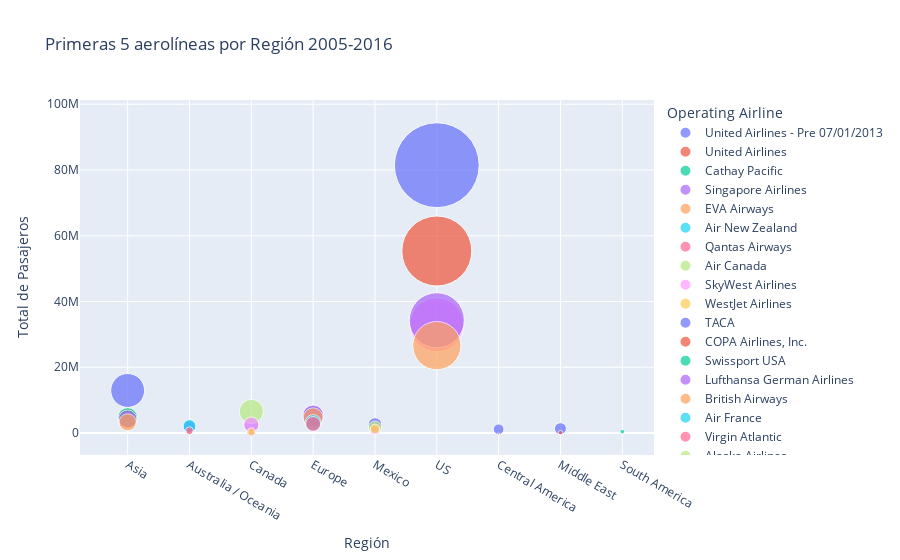

The notebook cell saved with this chart:
### Markdown cell above
<div style="letter-spacing: 0.5px; text-align: justify; font-size: 12px;">
United Airlines es la principal operadora, por el número de pasajeros movilizados, en US, Asia, Europa y Mexico y con una cuota importante de mercado en Australia/Oceania y Canada. 
</div>

### Code cell
# Convertir a Pandas DataFrame
ranked_airlines_by_region_pd = ranked_airlines_region.toPandas()

# Añadir un "jitter" al eje Y para separar las burbujas
ranked_airlines_by_region_pd["Y_Jitter"]\
    = ranked_airlines_by_region_pd["Total Passengers"] + np.random.uniform(-500000, 500000, size=len(ranked_airlines_by_region_pd))

# Crear gráfico de dispersión
fig = px.scatter(
    ranked_airlines_by_region_pd,
    x="GEO Region",
    y="Y_Jitter",
    size="Total Passengers",
    color="Operating Airline",
    title="Primeras 5 aerolíneas por Región 2005-2016",
    size_max=60,
    #template="plotly_white"
).update_traces(textposition="top center").update_layout(
    xaxis_title="Región",
    yaxis_title="Total de Pasajeros",
)

# Mostrar gráfico
fig.show()

### Figure 1 — Plotly figure (JSON) as saved in the notebook; plotly's stock layout.template omitted (floating-point values rounded to 4 significant figures)
{"data": [{"hovertemplate": "Operating Airline=United Airlines - Pre 07/01/2013<br>GEO Region=%{x}<br>Y_Jitter=%{y}<br>Total Passengers=%{marker.size}<extra></extra>", "legendgroup": "United Airlines - Pre 07/01/2013", "marker": {"color": "#636efa", "size": [13053369, 1691485, 2591394, 5120052, 2119488, 81757535], "sizemode": "area", "sizeref": 22710.0, "symbol": "circle"}, "mode": "markers", "name": "United Airlines - Pre 07/01/2013", "orientation": "v", "showlegend": true, "textposition": "top center", "type": "scatter", "x": ["Asia", "Australia / Oceania", "Canada", "Europe", "Mexico", "US"], "xaxis": "x", "y": [12930000.0, 1902000.0, 2482000.0, 5029000.0, 2567000.0, 81470000.0], "yaxis": "y"}, {"hovertemplate": "Operating Airline=United Airlines<br>GEO Region=%{x}<br>Y_Jitter=%{y}<br>Total Passengers=%{marker.size}<extra></extra>", "legendgroup": "United Airlines", "marker": {"color": "#EF553B", "size": [4499526, 496428, 871340, 1381845, 55687965], "sizemode": "area", "sizeref": 22710.0, "symbol": "circle"}, "mode": "markers", "name": "United Airlines", "orientation": "v", "showlegend": true, "textposition": "top center", "type": "scatter", "x": ["Asia", "Australia / Oceania", "Canada", "Mexico", "US"], "xaxis": "x", "y": [4448000.0, 420800.0, 376100.0, 1103000.0, 55360000.0], "yaxis": "y"}, {"hovertemplate": "Operating Airline=Cathay Pacific<br>GEO Region=%{x}<br>Y_Jitter=%{y}<br>Total Passengers=%{marker.size}<extra></extra>", "legendgroup": "Cathay Pacific", "marker": {"color": "#00cc96", "size": [4417302], "sizemode": "area", "sizeref": 22710.0, "symbol": "circle"}, "mode": "markers", "name": "Cathay Pacific", "orientation": "v", "showlegend": true, "textposition": "top center", "type": "scatter", "x": ["Asia"], "xaxis": "x", "y": [4724000.0], "yaxis": "y"}, {"hovertemplate": "Operating Airline=Singapore Airlines<br>GEO Region=%{x}<br>Y_Jitter=%{y}<br>Total Passengers=%{marker.size}<extra></extra>", "legendgroup": "Singapore Airlines", "marker": {"color": "#ab63fa", "size": [3804635], "sizemode": "area", "sizeref": 22710.0, "symbol": "circle"}, "mode": "markers", "name": "Singapore Airlines", "orientation": "v", "showlegend": true, "textposition": "top center", "type": "scatter", "x": ["Asia"], "xaxis": "x", "y": [4201000.0], "yaxis": "y"}, {"hovertemplate": "Operating Airline=EVA Airways<br>GEO Region=%{x}<br>Y_Jitter=%{y}<br>Total Passengers=%{marker.size}<extra></extra>", "legendgroup": "EVA Airways", "marker": {"color": "#FFA15A", "size": [3384020], "sizemode": "area", "sizeref": 22710.0, "symbol": "circle"}, "mode": "markers", "name": "EVA Airways", "orientation": "v", "showlegend": true, "textposition": "top center", "type": "scatter", "x": ["Asia"], "xaxis": "x", "y": [3235000.0], "yaxis": "y"}, {"hovertemplate": "Operating Airline=Air New Zealand<br>GEO Region=%{x}<br>Y_Jitter=%{y}<br>Total Passengers=%{marker.size}<extra></extra>", "legendgroup": "Air New Zealand", "marker": {"color": "#19d3f3", "size": [1930156], "sizemode": "area", "sizeref": 22710.0, "symbol": "circle"}, "mode": "markers", "name": "Air New Zealand", "orientation": "v", "showlegend": true, "textposition": "top center", "type": "scatter", "x": ["Australia / Oceania"], "xaxis": "x", "y": [2124000.0], "yaxis": "y"}, {"hovertemplate": "Operating Airline=Qantas Airways<br>GEO Region=%{x}<br>Y_Jitter=%{y}<br>Total Passengers=%{marker.size}<extra></extra>", "legendgroup": "Qantas Airways", "marker": {"color": "#FF6692", "size": [668823], "sizemode": "area", "sizeref": 22710.0, "symbol": "circle"}, "mode": "markers", "name": "Qantas Airways", "orientation": "v", "showlegend": true, "textposition": "top center", "type": "scatter", "x": ["Australia / Oceania"], "xaxis": "x", "y": [717100.0], "yaxis": "y"}, {"hovertemplate": "Operating Airline=Air Canada <br>GEO Region=%{x}<br>Y_Jitter=%{y}<br>Total Passengers=%{marker.size}<extra></extra>", "legendgroup": "Air Canada ", "marker": {"color": "#B6E880", "size": [6680071], "sizemode": "area", "sizeref": 22710.0, "symbol": "circle"}, "mode": "markers", "name": "Air Canada ", "orientation": "v", "showlegend": true, "textposition": "top center", "type": "scatter", "x": ["Canada"], "xaxis": "x", "y": [6547000.0], "yaxis": "y"}, {"hovertemplate": "Operating Airline=SkyWest Airlines<br>GEO Region=%{x}<br>Y_Jitter=%{y}<br>Total Passengers=%{marker.size}<extra></extra>", "legendgroup": "SkyWest Airlines", "marker": {"color": "#FF97FF", "size": [2643424, 33068349], "sizemode": "area", "sizeref": 22710.0, "symbol": "circle"}, "mode": "markers", "name": "SkyWest Airlines", "orientation": "v", "showlegend": true, "textposition": "top center", "type": "scatter", "x": ["Canada", "US"], "xaxis": "x", "y": [2553000.0, 32920000.0], "yaxis": "y"}, {"hovertemplate": "Operating Airline=WestJet Airlines<br>GEO Region=%{x}<br>Y_Jitter=%{y}<br>Total Passengers=%{marker.size}<extra></extra>", "legendgroup": "WestJet Airlines", "marker": {"color": "#FECB52", "size": [549830], "sizemode": "area", "sizeref": 22710.0, "symbol": "circle"}, "mode": "markers", "name": "WestJet Airlines", "orientation": "v", "showlegend": true, "textposition": "top center", "type": "scatter", "x": ["Canada"], "xaxis": "x", "y": [406800.0], "yaxis": "y"}, {"hovertemplate": "Operating Airline=TACA<br>GEO Region=%{x}<br>Y_Jitter=%{y}<br>Total Passengers=%{marker.size}<extra></extra>", "legendgroup": "TACA", "marker": {"color": "#636efa", "size": [1307079], "sizemode": "area", "sizeref": 22710.0, "symbol": "circle"}, "mode": "markers", "name": "TACA", "orientation": "v", "showlegend": true, "textposition": "top center", "type": "scatter", "x": ["Central America"], "xaxis": "x", "y": [1136000.0], "yaxis": "y"}, {"hovertemplate": "Operating Airline=COPA Airlines, Inc.<br>GEO Region=%{x}<br>Y_Jitter=%{y}<br>Total Passengers=%{marker.size}<extra></extra>", "legendgroup": "COPA Airlines, Inc.", "marker": {"color": "#EF553B", "size": [47853], "sizemode": "area", "sizeref": 22710.0, "symbol": "circle"}, "mode": "markers", "name": "COPA Airlines, Inc.", "orientation": "v", "showlegend": true, "textposition": "top center", "type": "scatter", "x": ["Central America"], "xaxis": "x", "y": [-343000.0], "yaxis": "y"}, {"hovertemplate": "Operating Airline=Swissport USA<br>GEO Region=%{x}<br>Y_Jitter=%{y}<br>Total Passengers=%{marker.size}<extra></extra>", "legendgroup": "Swissport USA", "marker": {"color": "#00cc96", "size": [468], "sizemode": "area", "sizeref": 22710.0, "symbol": "circle"}, "mode": "markers", "name": "Swissport USA", "orientation": "v", "showlegend": true, "textposition": "top center", "type": "scatter", "x": ["Central America"], "xaxis": "x", "y": [-389000.0], "yaxis": "y"}, {"hovertemplate": "Operating Airline=Lufthansa German Airlines<br>GEO Region=%{x}<br>Y_Jitter=%{y}<br>Total Passengers=%{marker.size}<extra></extra>", "legendgroup": "Lufthansa German Airlines", "marker": {"color": "#ab63fa", "size": [4979907], "sizemode": "area", "sizeref": 22710.0, "symbol": "circle"}, "mode": "markers", "name": "Lufthansa German Airlines", "orientation": "v", "showlegend": true, "textposition": "top center", "type": "scatter", "x": ["Europe"], "xaxis": "x", "y": [5341000.0], "yaxis": "y"}, {"hovertemplate": "Operating Airline=British Airways<br>GEO Region=%{x}<br>Y_Jitter=%{y}<br>Total Passengers=%{marker.size}<extra></extra>", "legendgroup": "British Airways", "marker": {"color": "#FFA15A", "size": [4547282], "sizemode": "area", "sizeref": 22710.0, "symbol": "circle"}, "mode": "markers", "name": "British Airways", "orientation": "v", "showlegend": true, "textposition": "top center", "type": "scatter", "x": ["Europe"], "xaxis": "x", "y": [4616000.0], "yaxis": "y"}, {"hovertemplate": "Operating Airline=Air France<br>GEO Region=%{x}<br>Y_Jitter=%{y}<br>Total Passengers=%{marker.size}<extra></extra>", "legendgroup": "Air France", "marker": {"color": "#19d3f3", "size": [2989982], "sizemode": "area", "sizeref": 22710.0, "symbol": "circle"}, "mode": "markers", "name": "Air France", "orientation": "v", "showlegend": true, "textposition": "top center", "type": "scatter", "x": ["Europe"], "xaxis": "x", "y": [3117000.0], "yaxis": "y"}, {"hovertemplate": "Operating Airline=Virgin Atlantic<br>GEO Region=%{x}<br>Y_Jitter=%{y}<br>Total Passengers=%{marker.size}<extra></extra>", "legendgroup": "Virgin Atlantic", "marker": {"color": "#FF6692", "size": [2540553], "sizemode": "area", "sizeref": 22710.0, "symbol": "circle"}, "mode": "markers", "name": "Virgin Atlantic", "orientation": "v", "showlegend": true, "textposition": "top center", "type": "scatter", "x": ["Europe"], "xaxis": "x", "y": [2735000.0], "yaxis": "y"}, {"hovertemplate": "Operating Airline=Alaska Airlines<br>GEO Region=%{x}<br>Y_Jitter=%{y}<br>Total Passengers=%{marker.size}<extra></extra>", "legendgroup": "Alaska Airlines", "marker": {"color": "#B6E880", "size": [2056280], "sizemode": "area", "sizeref": 22710.0, "symbol": "circle"}, "mode": "markers", "name": "Alaska Airlines", "orientation": "v", "showlegend": true, "textposition": "top center", "type": "scatter", "x": ["Mexico"], "xaxis": "x", "y": [1595000.0], "yaxis": "y"}, {"hovertemplate": "Operating Airline=Mexicana Airlines<br>GEO Region=%{x}<br>Y_Jitter=%{y}<br>Total Passengers=%{marker.size}<extra></extra>", "legendgroup": "Mexicana Airlines", "marker": {"color": "#FF97FF", "size": [991232], "sizemode": "area", "sizeref": 22710.0, "symbol": "circle"}, "mode": "markers", "name": "Mexicana Airlines", "orientation": "v", "showlegend": true, "textposition": "top center", "type": "scatter", "x": ["Mexico"], "xaxis": "x", "y": [842600.0], "yaxis": "y"}, {"hovertemplate": "Operating Airline=Aeromexico<br>GEO Region=%{x}<br>Y_Jitter=%{y}<br>Total Passengers=%{marker.size}<extra></extra>", "legendgroup": "Aeromexico", "marker": {"color": "#FECB52", "size": [983488], "sizemode": "area", "sizeref": 22710.0, "symbol": "circle"}, "mode": "markers", "name": "Aeromexico", "orientation": "v", "showlegend": true, "textposition": "top center", "type": "scatter", "x": ["Mexico"], "xaxis": "x", "y": [1243000.0], "yaxis": "y"}, {"hovertemplate": "Operating Airline=Emirates <br>GEO Region=%{x}<br>Y_Jitter=%{y}<br>Total Passengers=%{marker.size}<extra></extra>", "legendgroup": "Emirates ", "marker": {"color": "#636efa", "size": [1632756], "sizemode": "area", "sizeref": 22710.0, "symbol": "circle"}, "mode": "markers", "name": "Emirates ", "orientation": "v", "showlegend": true, "textposition": "top center", "type": "scatter", "x": ["Middle East"], "xaxis": "x", "y": [1300000.0], "yaxis": "y"}, {"hovertemplate": "Operating Airline=Etihad Airways<br>GEO Region=%{x}<br>Y_Jitter=%{y}<br>Total Passengers=%{marker.size}<extra></extra>", "legendgroup": "Etihad Airways", "marker": {"color": "#EF553B", "size": [220187], "sizemode": "area", "sizeref": 22710.0, "symbol": "circle"}, "mode": "markers", "name": "Etihad Airways", "orientation": "v", "showlegend": true, "textposition": "top center", "type": "scatter", "x": ["Middle East"], "xaxis": "x", "y": [101700.0], "yaxis": "y"}, {"hovertemplate": "Operating Airline=LAN Peru<br>GEO Region=%{x}<br>Y_Jitter=%{y}<br>Total Passengers=%{marker.size}<extra></extra>", "legendgroup": "LAN Peru", "marker": {"color": "#00cc96", "size": [250741], "sizemode": "area", "sizeref": 22710.0, "symbol": "circle"}, "mode": "markers", "name": "LAN Peru", "orientation": "v", "showlegend": true, "textposition": "top center", "type": "scatter", "x": ["South America"], "xaxis": "x", "y": [398900.0], "yaxis": "y"}, {"hovertemplate": "Operating Airline=American Airlines<br>GEO Region=%{x}<br>Y_Jitter=%{y}<br>Total Passengers=%{marker.size}<extra></extra>", "legendgroup": "American Airlines", "marker": {"color": "#ab63fa", "size": [34588714], "sizemode": "area", "sizeref": 22710.0, "symbol": "circle"}, "mode": "markers", "name": "American Airlines", "orientation": "v", "showlegend": true, "textposition": "top center", "type": "scatter", "x": ["US"], "xaxis": "x", "y": [34290000.0], "yaxis": "y"}, {"hovertemplate": "Operating Airline=Virgin America<br>GEO Region=%{x}<br>Y_Jitter=%{y}<br>Total Passengers=%{marker.size}<extra></extra>", "legendgroup": "Virgin America", "marker": {"color": "#FFA15A", "size": [26350566], "sizemode": "area", "sizeref": 22710.0, "symbol": "circle"}, "mode": "markers", "name": "Virgin America", "orientation": "v", "showlegend": true, "textposition": "top center", "type": "scatter", "x": ["US"], "xaxis": "x", "y": [26570000.0], "yaxis": "y"}], "layout": {"legend": {"itemsizing": "constant", "title": {"text": "Operating Airline"}, "tracegroupgap": 0}, "title": {"text": "Primeras 5 aerolíneas por Región 2005-2016"}, "xaxis": {"anchor": "y", "domain": [0, 1], "title": {"text": "Región"}}, "yaxis": {"anchor": "x", "domain": [0, 1], "title": {"text": "Total de Pasajeros"}}}}
